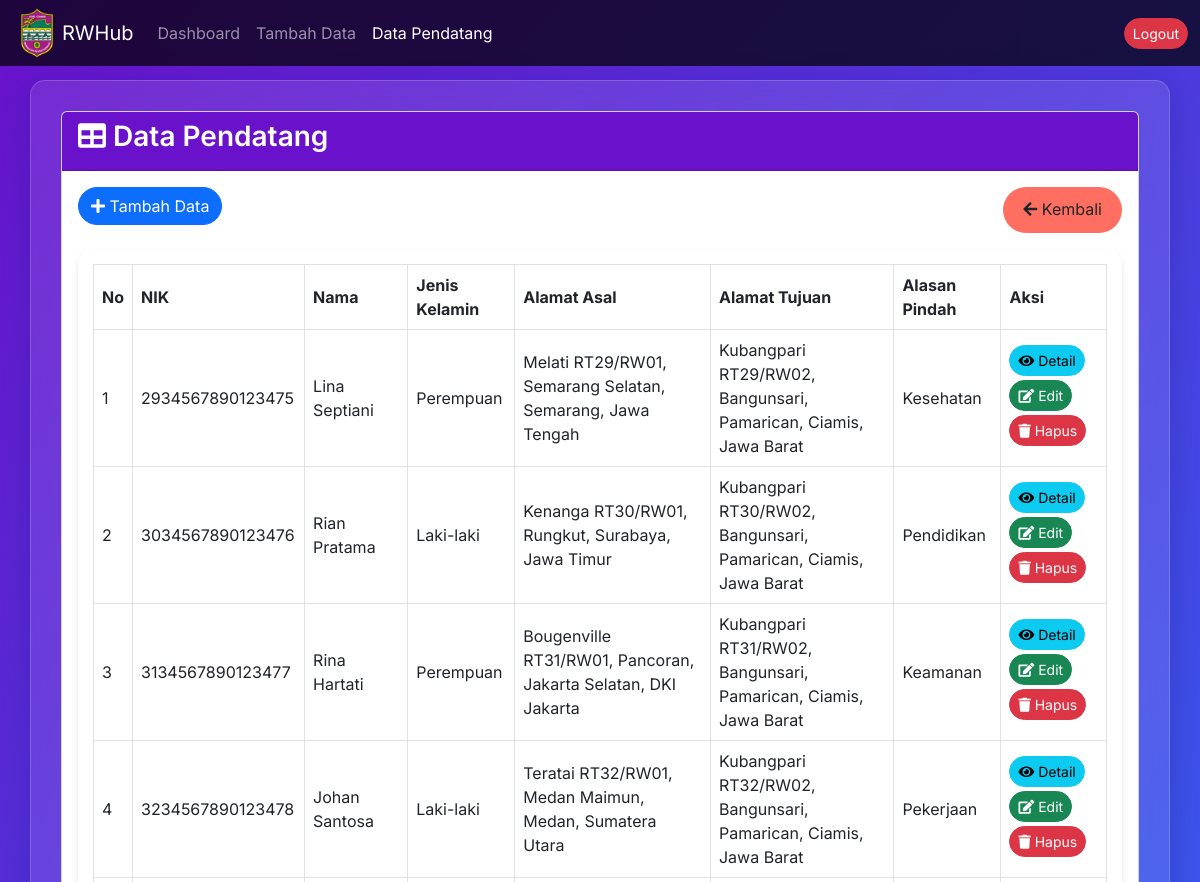
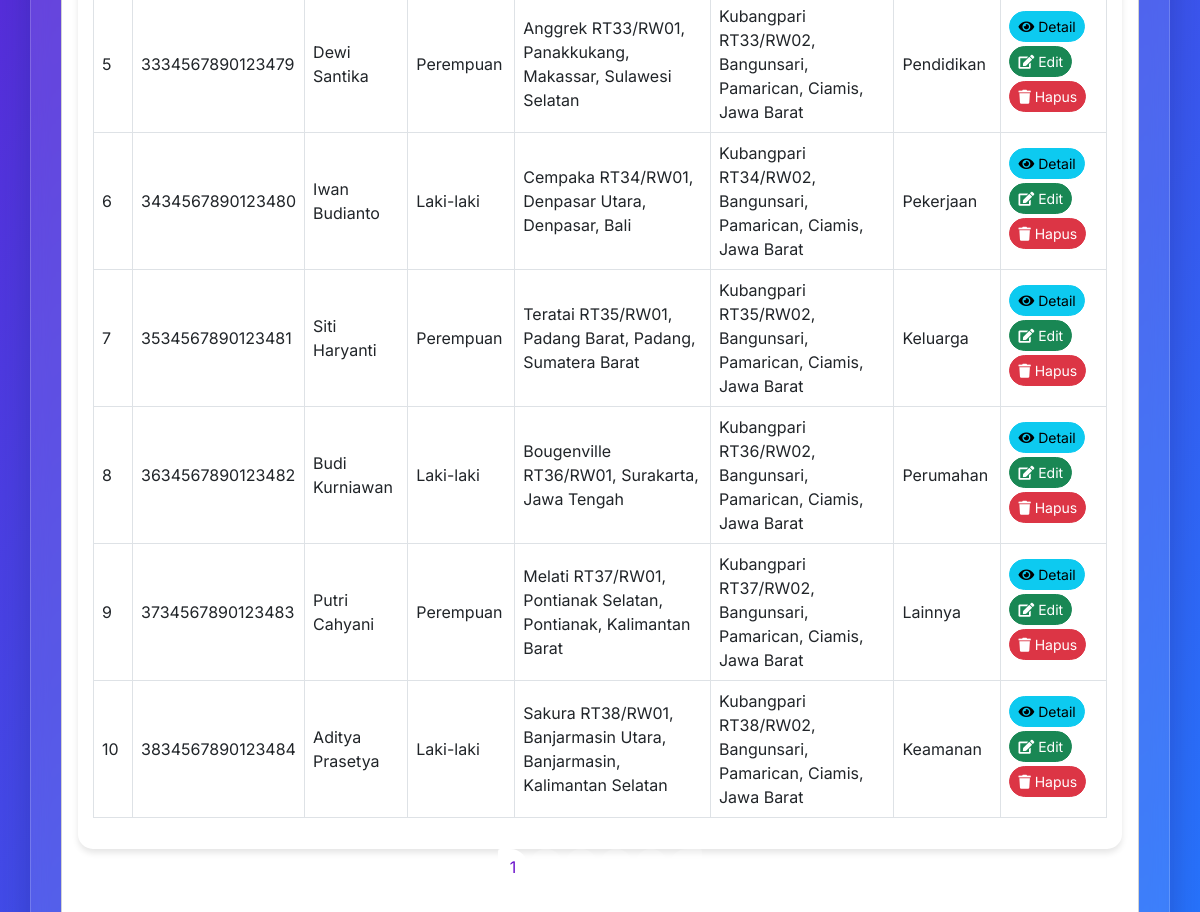
The page /lihat_pendatang.php (signed in) on the database its author committed (2 pictures, top to bottom).
### tables this page shows
CREATE TABLE `warga_pendatang` (
  `nik` varchar(16) NOT NULL,
  `no_kk` varchar(16) DEFAULT NULL,
  `nama` varchar(25) DEFAULT NULL,
  `tempat_lahir` text DEFAULT NULL,
  `tanggal_lahir` date DEFAULT NULL,
  `jenis_kelamin` enum('Perempuan','Laki-laki') DEFAULT NULL,
  `agama` varchar(15) NOT NULL,
  `pekerjaan` enum('Tidak Bekerja','Pelajar','Mahasiswa','Wiraswasta','Wirausaha','PNS','Guru','Buruh','Lainnya') DEFAULT NULL,
  `pendidikan` enum('Tidak/Belum Sekolah','Belum Tamat SD/Sederajat','Tamat SD/Sederajat','SLTP/Sederajat','SLTA/Sederajat','Diploma I/II','Akademi/Diploma III/S.Muda','Diploma IV/Strata I','Strata II','Strata III') DEFAULT NULL,
  `alamat_asal` text DEFAULT NULL,
  `alamat_tujuan` text DEFAULT NULL,
  `alasan_pindah` enum('Pekerjaan','Pendidikan','Keamanan','Kesehatan','Perumahan','Keluarga','Lainnya') DEFAULT NULL,
  `tanggal_pindah` date DEFAULT NULL
);

### lihat_pendatang.php (the view, shortened to what this page needs)
<?php
include 'db_connect.php';
$limit = 10;
$page = isset($_GET['page']) ? intval($_GET['page']) : 1;
$offset = ($page - 1) * $limit;
$totalQuery = "SELECT COUNT(*) AS total FROM warga_pendatang";
$totalResult = $conn->query($totalQuery);
$totalRow = $totalResult->fetch_assoc();
$totalData = $totalRow['total'];
$totalPages = ceil($totalData / $limit);
$query = "SELECT * FROM warga_pendatang LIMIT ? OFFSET ?";
$stmt = $conn->prepare($query);
$stmt->bind_param("ii", $limit, $offset);
$stmt->execute();
$result = $stmt->get_result();
?>
<!DOCTYPE html>
<html lang="id">
<head>
    <link href="https://cdn.jsdelivr.net/npm/bootstrap@5.3.0/dist/css/bootstrap.min.css" rel="stylesheet">
    <link href="https://cdnjs.cloudflare.com/ajax/libs/font-awesome/5.15.4/css/all.min.css" rel="stylesheet">
</head>
<body>
<nav class="navbar navbar-expand-lg navbar-dark fixed-top">
    <div class="container-fluid">
        <img src="images\logo.png" width="50px">
        <a class="navbar-brand" href="#">RWHub</a>
        <div class="collapse navbar-collapse justify-content-end" id="navbarNav">
            <ul class="navbar-nav me-auto mb-2 mb-lg-0">
                <li class="nav-item">
                    <a class="nav-link" href="dashboard.php">Dashboard</a>
                </li>
                <li class="nav-item">
                    <a class="nav-link" href="tambah_pendatang.php">Tambah Data</a>
                </li>
                <li class="nav-item">
                    <a class="nav-link active" href="lihat_pendatang.php">Data Pendatang</a>
                </li>
            </ul>
            <a href="logout.php" class="btn btn-danger btn-sm">Logout</a>
        </div>
    </div>
</nav>
<div class="container container-main">
    <div class="card">
        <div class="card-header">
            <h3 class="card-title">
                <i class="fa fa-table"></i> Data Pendatang
            </h3>
        </div>
        <div class="card-body">
            <div class="mb-3 d-flex justify-content-between flex-wrap">
                <a href="tambah_pendatang.php" class="btn btn-primary mb-2">
                    <i class="fa fa-plus"></i> Tambah Data
                </a>
                <a href="dashboard.php" class="btn btn-back">
                    <i class="fa fa-arrow-left"></i> Kembali
                </a>
            </div>
            <div class="table-responsive">
                <table class="table table-bordered table-hover align-middle">
                    <thead>
                        <tr>
                            <th>No</th>
                            <th>NIK</th>
                            <th>Nama</th>
                            <th>Jenis Kelamin</th>
                            <th>Alamat Asal</th>
                            <th>Alamat Tujuan</th>
                            <th>Alasan Pindah</th>
                            <th>Aksi</th>
                        </tr>
                    </thead>
                    <tbody>
                        <?php if ($result->num_rows > 0): ?>
                            <?php $no = $offset + 1; ?>
                            <?php while ($row = $result->fetch_assoc()): ?>
                                <tr>
                                    <td><?php echo $no++; ?></td>
                                    <td><?php echo htmlspecialchars($row['nik']); ?></td>
                                    <td><?php echo htmlspecialchars($row['nama']); ?></td>
                                    <td><?php echo htmlspecialchars($row['jenis_kelamin']); ?></td>
                                    <td><?php echo htmlspecialchars($row['alamat_asal']); ?></td>
                                    <td><?php echo htmlspecialchars($row['alamat_tujuan']); ?></td>
                                    <td><?php echo htmlspecialchars($row['alasan_pindah']); ?></td>
                                    <td>
                                        <a href="detail_pendatang.php?nik=<?php echo urlencode($row['nik']); ?>" class="btn btn-info btn-sm me-1 mb-1">
                                            <i class="fa fa-eye"></i> Detail
                                        </a>
                                        <a href="edit_pendatang.php?nik=<?php echo urlencode($row['nik']); ?>" class="btn btn-success btn-sm me-1 mb-1">
                                            <i class="fa fa-edit"></i> Edit
                                        </a>
                                        <a href="lihat_pendatang.php?hapus=<?php echo urlencode($row['nik']); ?>" onclick="return confirm('Apakah Anda yakin ingin menghapus data ini?')" class="btn btn-danger btn-sm mb-1">
                                            <i class="fa fa-trash"></i> Hapus
                                        </a>
                                    </td>
                                </tr>
                            <?php endwhile; ?>
                        <?php else: ?>
                            <tr>
                                <td colspan="8" class="text-center">Tidak ada data pendatang.</td>
                            </tr>
                        <?php endif; ?>
                    </tbody>
                </table>
            </div>
            <?php if ($totalPages > 1): ?>
                <nav>
                    <ul class="pagination justify-content-center">
                        <?php for ($i = 1; $i <= $totalPages; $i++): ?>
                            <li class="page-item <?php echo ($i === $page) ? 'active' : ''; ?>">
                                <a class="page-link" href="?page=<?php echo $i; ?>"><?php echo $i; ?></a>
                            </li>
                        <?php endfor; ?>
                        <?php if ($page < $totalPages): ?>
                            <li class="page-item">
                                <a class="page-link" href="?page=<?php echo $page + 1; ?>" aria-label="Next">
                                    <span aria-hidden="true">&raquo;</span>
                                </a>
                            </li>
                        <?php endif; ?>
                    </ul>
                </nav>
            <?php endif; ?>
        </div>
    </div>
</div>
</body>
</html>

### lihat_pendatang.php (style rules this page uses)
body { font-family: 'Inter', sans-serif; background: linear-gradient(135deg, #6a11cb 0%, #2575fc 100%); min-height: 100vh; color: #ffffff; }
.navbar { background: rgba(0, 0, 0, 0.7) !important; }
.container-main { background: rgba(255, 255, 255, 0.1); padding: 30px; border-radius: 15px; box-shadow: 0 8px 32px 0 rgba(31, 38, 135, 0.37); backdrop-filter: blur(8.5px); -webkit-backdrop-filter: blur(8.5px); border: 1px solid rgba(255, 255, 255, 0.18); margin-top: 80px; margin-bottom: 40px; }
.card-header { background: #6a11cb !important; border-radius: 15px 15px 0 0; }
.card-title { font-weight: 600; color: #ffffff; }
.btn-primary, .btn-success, .btn-info, .btn-danger, .btn-secondary { border-radius: 50px; transition: all 0.3s ease; }
.table-responsive { background: rgba(255, 255, 255, 0.1); padding: 15px; border-radius: 15px; box-shadow: 0 4px 6px rgba(0,0,0,0.1); }
table { color: #ffffff; }
th, td { vertical-align: middle !important; }
thead th { background-color: rgba(255, 255, 255, 0.2); border-bottom: 2px solid #ffffff; }
tbody tr:nth-child(odd) { background-color: rgba(255, 255, 255, 0.05); }
.pagination .page-link { background-color: rgba(255, 255, 255, 0.2); color: #ffffff; border: none; border-radius: 50px; margin: 0 2px; }
.pagination .page-item.active .page-link { background-color: #ffffff; color: #6a11cb; }
.btn-back { background-color: #ff6f61; border: none; border-radius: 50px; padding: 10px 20px; transition: all 0.3s ease; }

### rows shown on the page
warga_pendatang: nik "2934567890123475", nama "Lina Septiani", jenis_kelamin "Perempuan", alamat_asal "Melati RT29/RW01, Semarang Selatan, Semarang, Jawa Tengah", alamat_tujuan "Kubangpari RT29/RW02, Bangunsari, Pamarican, Ciamis, Jawa Barat", alasan_pindah "Kesehatan"
warga_pendatang: nik "3034567890123476", nama "Rian Pratama", jenis_kelamin "Laki-laki", alamat_asal "Kenanga RT30/RW01, Rungkut, Surabaya, Jawa Timur", alamat_tujuan "Kubangpari RT30/RW02, Bangunsari, Pamarican, Ciamis, Jawa Barat", alasan_pindah "Pendidikan"
warga_pendatang: nik "3134567890123477", nama "Rina Hartati", jenis_kelamin "Perempuan", alamat_asal "Bougenville RT31/RW01, Pancoran, Jakarta Selatan, DKI Jakarta", alamat_tujuan "Kubangpari RT31/RW02, Bangunsari, Pamarican, Ciamis, Jawa Barat", alasan_pindah "Keamanan"
warga_pendatang: nik "3234567890123478", nama "Johan Santosa", jenis_kelamin "Laki-laki", alamat_asal "Teratai RT32/RW01, Medan Maimun, Medan, Sumatera Utara", alamat_tujuan "Kubangpari RT32/RW02, Bangunsari, Pamarican, Ciamis, Jawa Barat", alasan_pindah "Pekerjaan"
warga_pendatang: nik "3334567890123479", nama "Dewi Santika", jenis_kelamin "Perempuan", alamat_asal "Anggrek RT33/RW01, Panakkukang, Makassar, Sulawesi Selatan", alamat_tujuan "Kubangpari RT33/RW02, Bangunsari, Pamarican, Ciamis, Jawa Barat", alasan_pindah "Pendidikan"
warga_pendatang: nik "3434567890123480", nama "Iwan Budianto", jenis_kelamin "Laki-laki", alamat_asal "Cempaka RT34/RW01, Denpasar Utara, Denpasar, Bali", alamat_tujuan "Kubangpari RT34/RW02, Bangunsari, Pamarican, Ciamis, Jawa Barat", alasan_pindah "Pekerjaan"
warga_pendatang: nik "3534567890123481", nama "Siti Haryanti", jenis_kelamin "Perempuan", alamat_asal "Teratai RT35/RW01, Padang Barat, Padang, Sumatera Barat", alamat_tujuan "Kubangpari RT35/RW02, Bangunsari, Pamarican, Ciamis, Jawa Barat", alasan_pindah "Keluarga"
warga_pendatang: nik "3634567890123482", nama "Budi Kurniawan", jenis_kelamin "Laki-laki", alamat_asal "Bougenville RT36/RW01, Surakarta, Jawa Tengah", alamat_tujuan "Kubangpari RT36/RW02, Bangunsari, Pamarican, Ciamis, Jawa Barat", alasan_pindah "Perumahan"
warga_pendatang: nik "3734567890123483", nama "Putri Cahyani", jenis_kelamin "Perempuan", alamat_asal "Melati RT37/RW01, Pontianak Selatan, Pontianak, Kalimantan Barat", alamat_tujuan "Kubangpari RT37/RW02, Bangunsari, Pamarican, Ciamis, Jawa Barat", alasan_pindah "Lainnya"
warga_pendatang: nik "3834567890123484", nama "Aditya Prasetya", jenis_kelamin "Laki-laki", alamat_asal "Sakura RT38/RW01, Banjarmasin Utara, Banjarmasin, Kalimantan Selatan", alamat_tujuan "Kubangpari RT38/RW02, Bangunsari, Pamarican, Ciamis, Jawa Barat", alasan_pindah "Keamanan"
